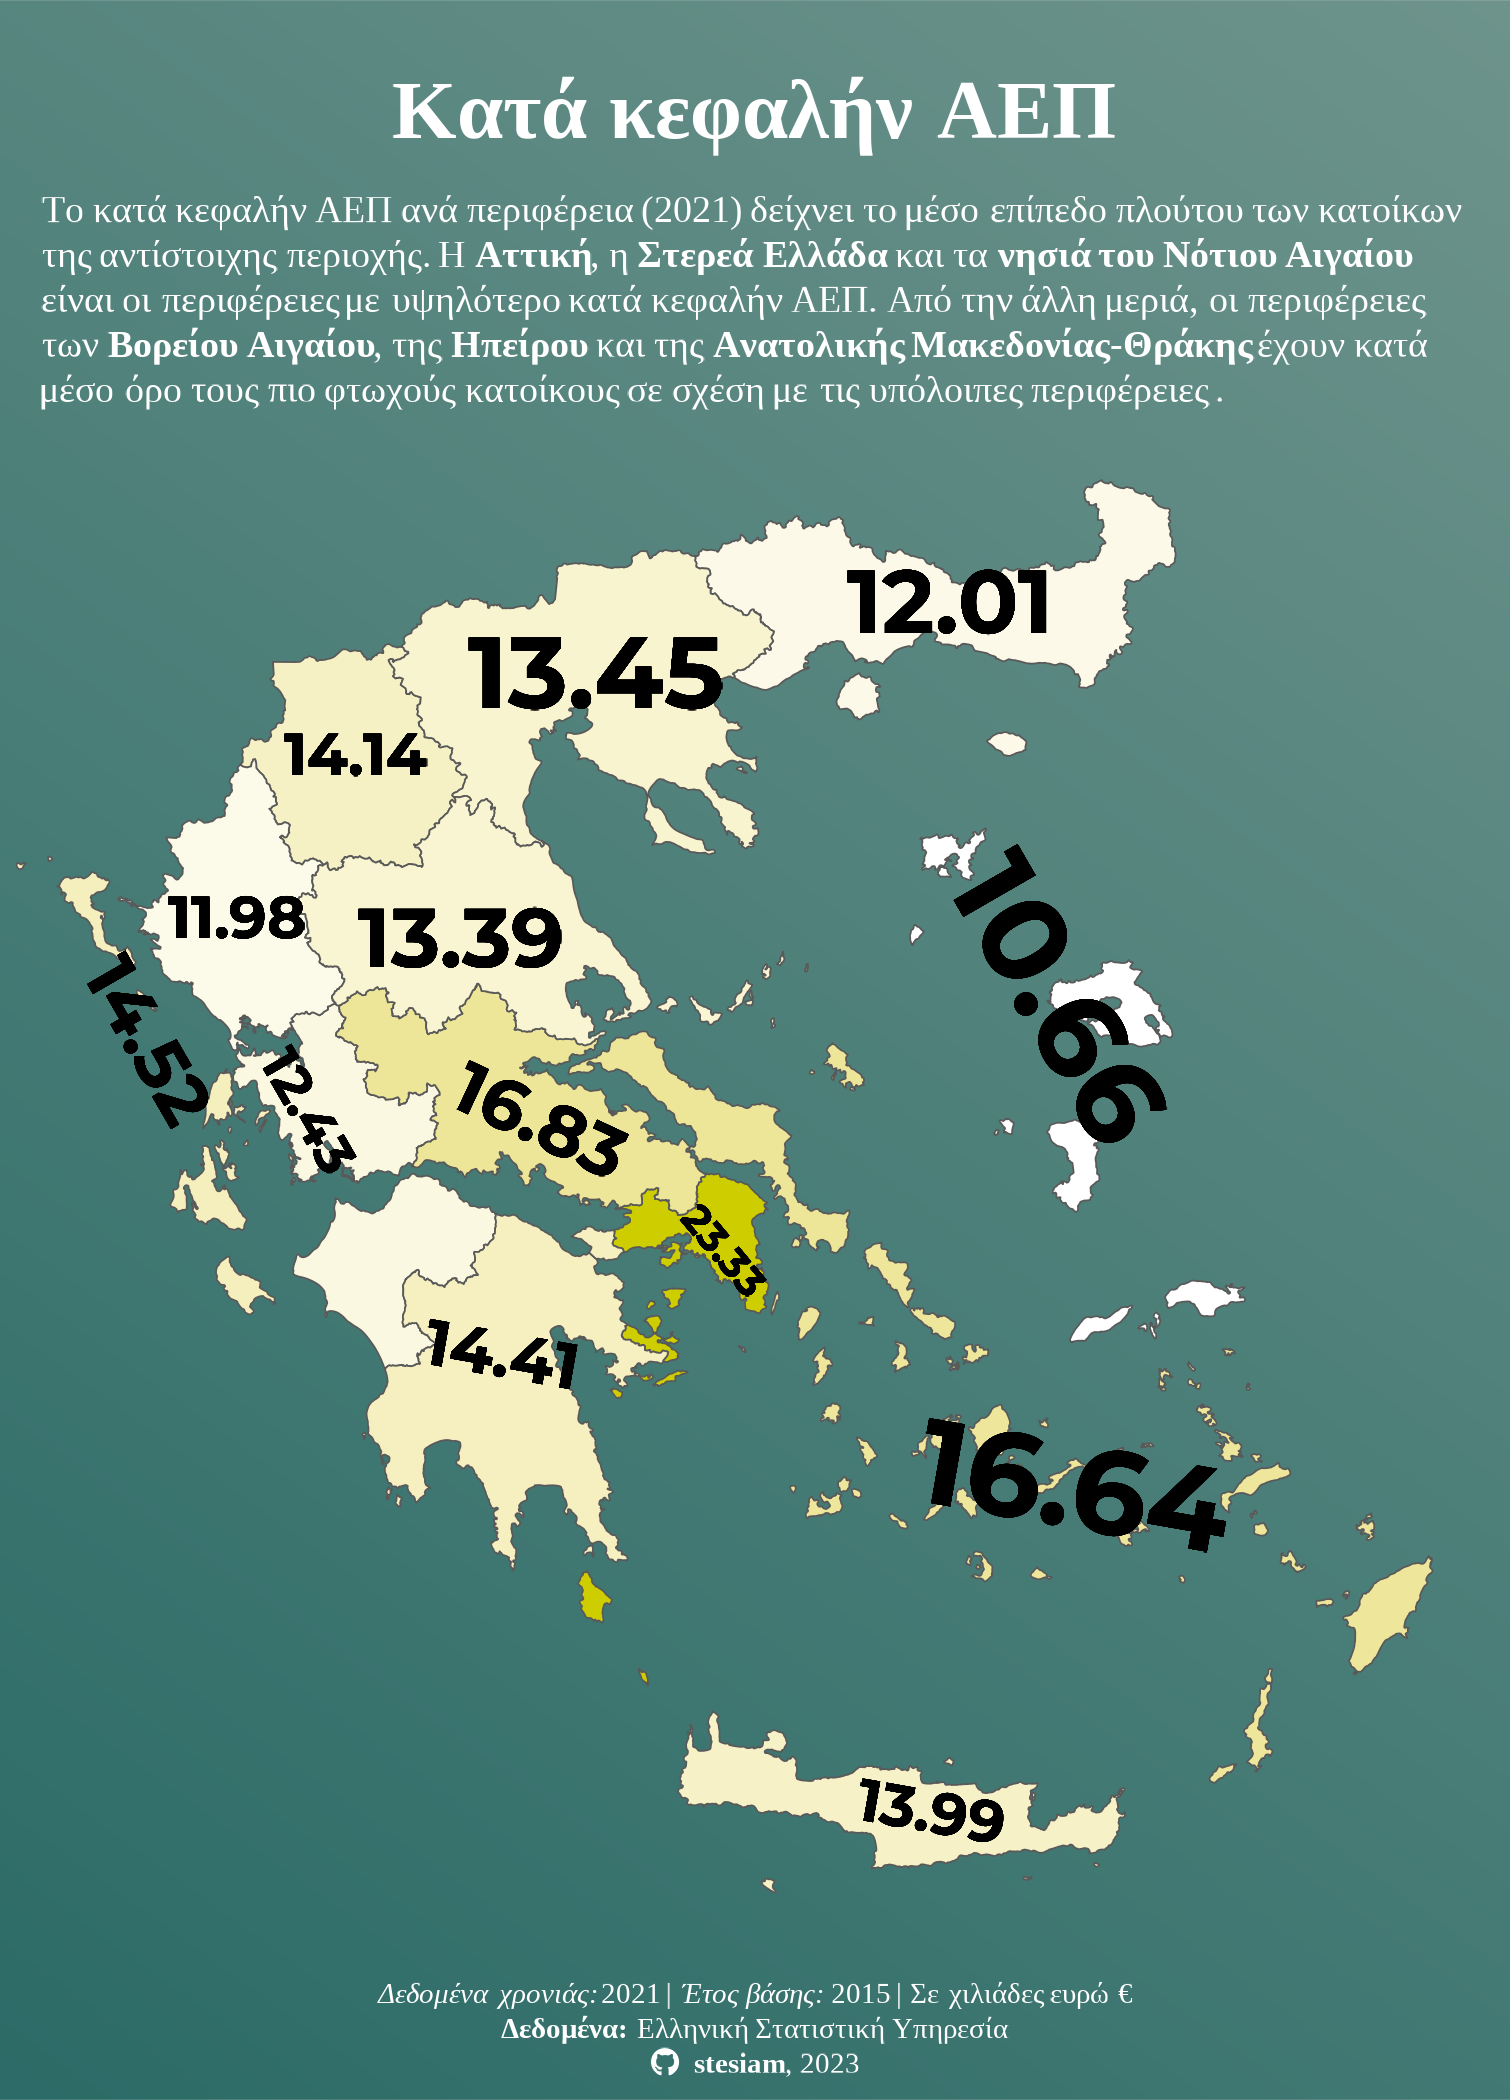

The script that saved this image:
library(readr)
library(readxl)
library(dplyr)
library(fuzzyjoin)

library(ggplot2)
library(MetBrewer)
library(sf)
library(glue)
library(ggtext)
library(showtext)
library(sysfonts)


font_add_google("Righteous", family = "clim")
font_add_google("Montserrat", family = "mont")

sysfonts::font_add('fb', '/home/stelios/Downloads/fontawesome-free-6.4.0-desktop/otfs/Font Awesome 6 Brands-Regular-400.otf')
sysfonts::font_add('fs', '/home/stelios/Downloads/fontawesome-free-6.4.0-desktop/otfs/Font Awesome 6 Free-Solid-900.otf')


showtext_auto()
showtext::showtext_opts(dpi = 300)

here::here("GIF-1")

shapefile <- st_read("Shapefiles/GR_bsm_admn_adm2_py_EuroGeoGraphics_2015_pp.shp")


## Download and load dataset

download.file(url = "https://www.statistics.gr/en/statistics?p_p_id=documents_WAR_publicationsportlet_INSTANCE_Mr0GiQJSgPHd&p_p_lifecycle=2&p_p_state=normal&p_p_mode=view&p_p_cacheability=cacheLevelPage&p_p_col_id=column-2&p_p_col_count=4&p_p_col_pos=3&_documents_WAR_publicationsportlet_INSTANCE_Mr0GiQJSgPHd_javax.faces.resource=document&_documents_WAR_publicationsportlet_INSTANCE_Mr0GiQJSgPHd_ln=downloadResources&_documents_WAR_publicationsportlet_INSTANCE_Mr0GiQJSgPHd_documentID=115366&_documents_WAR_publicationsportlet_INSTANCE_Mr0GiQJSgPHd_locale=en",
              destfile = "gdp_capita.xlsx")

gdp_capita <- read_excel("GIF-1/gdp_capita.xlsx", 
                         skip = 8)



## Tidy data

gdp_capita = gdp_capita |>
  rename(NAMA2 = `Nuts II and  Nuts III`) |>
  dplyr::select(-...24) |>
  head(75)

# Perform a fuzzy join based on approximate matching
matched_data <- stringdist_inner_join(shapefile, gdp_capita, 
                                      by = "NAMA2", 
                                      max_dist = 7, 
                                      method = "lv",
                                      distance_col = "distance")

matched_data = matched_data |>
  relocate(NAMA2.x, NAMA2.y, distance, .before = 1)

matched_data = matched_data |>
  group_by(NAMA2.x) |>
  dplyr::filter(distance == min(distance),
                NAMA2.x != "Agion Oros")

matched_data = matched_data |>
  rename(
    gdp_2021 =  `2021*`
  ) |>
  select(NAMA2.y, geometry, gdp_2021)

matched_data = matched_data |>
  arrange(NAMA2.y)

matched_data <- st_as_sf(matched_data)

# Viz texts

title_text = glue("<b>Κατά κεφαλήν ΑΕΠ</b>")
subtitle_text = glue("Το κατά κεφαλήν ΑΕΠ ανά περιφέρεια (2021) δείχνει το μέσο επίπεδο πλούτου των κατοίκων της αντίστοιχης περιοχής.
                        Η **Αττική**, η **Στερεά Ελλάδα** και τα **νησιά του Νότιου Αιγαίου** είναι οι περιφέρειες με υψηλότερο κατά κεφαλήν ΑΕΠ.
                        Από την άλλη μεριά, οι περιφέρειες των **Βορείου Αιγαίου**, της **Ηπείρου** και της **Ανατολικής Μακεδονίας-Θράκης** &nbsp;&nbsp;&nbsp; έχουν κατά μέσο όρο τους πιο φτωχούς κατοίκους σε σχέση με τις υπόλοιπες περιφέρειες .")
caption_text = glue("*Δεδομένα χρονιάς:* 2021 | *Έτος βάσης:* &nbsp; 2015 | Σε χιλιάδες ευρώ €<br><b> Δεδομένα:</b> Ελληνική Στατιστική Υπηρεσία<br><span style='font-family:fb;'  >&#xf09b;</span> <b>stesiam</b>, 2023")


# Visualization

bg_gradient <- grid::linearGradient(colours = rev(MetBrewer::met.brewer("Veronese")[4:5]))

map = ggplot2::ggplot(data = matched_data) +
  scale_x_continuous(limits = c(19.7, 28.3)) +
  geom_sf(aes(fill = gdp_2021)) +
  
  # Eastern Macedonia and Thrace
  
  geom_sf_text(
    x = 25.2, y = 41.15, 
    label = round(matched_data$gdp_2021[1]/1000, 2), 
    size = 7.5, 
    family = "mont",
    fontface = "bold"
  ) +
  
  # Attica (Athens)
  geom_sf_text(
    x = 23.8, y = 37.96, 
    label = round(matched_data$gdp_2021[2]/1000, 2), 
    size = 3.4, 
    family = "mont",
    fontface = "bold",
    angle = -50
  ) +
  # Western Greece
  geom_sf_text(
    x = 21.2, y = 38.65, 
    label = round(matched_data$gdp_2021[3]/1000, 2), 
    size = 4.5, 
    family = "mont",
    fontface = "bold",
    angle = -60
  ) +
  
  # Western Macedonia
  
  geom_sf_text(
    x = 21.5, y = 40.4, 
    label = round(matched_data$gdp_2021[4]/1000, 2), 
    size = 5, 
    family = "mont",
    fontface = "bold"
  ) +
  
  # Ionian Islands
  
  geom_sf_text(
    x = 20.2, y = 39,
    label = round(matched_data$gdp_2021[5]/1000, 2), 
    size = 6, 
    family = "mont",
    fontface = "bold",
    angle = -60
  ) +
  
  # Epirus
  
  geom_sf_text(
    x = 20.75, y = 39.6,
    label = round(matched_data$gdp_2021[6]/1000, 2), 
    size = 5, 
    family = "mont",
    fontface = "bold"
  ) +
  
  # Central Macedonia
  
  geom_sf_text(
    x = 23, y = 40.8, 
    label = round(matched_data$gdp_2021[7]/1000, 2), 
    size = 8.5, 
    family = "mont",
    fontface = "bold"
  ) +
  
  # Crete
  
  geom_sf_text(
    x = 25.1, y = 35.2, 
    label = round(matched_data$gdp_2021[8]/1000, 2), 
    size = 5, 
    family = "mont",
    fontface = "bold",
    angle = -10
  ) +
  
  # South Aegean
  
  geom_sf_text(
    x = 26, y = 36.8, 
    label = round(matched_data$gdp_2021[9]/1000, 2), 
    size = 10, 
    family = "mont",
    fontface = "bold",
    angle = -10
  ) +
  
  # Peloponnese
  
  geom_sf_text(
    x = 22.4, y = 37.45, 
    label = round(matched_data$gdp_2021[10]/1000, 2), 
    size = 5.4, 
    family = "mont",
    fontface = "bold",
    angle = -10
  ) +
  
  # Central Greece
  
  geom_sf_text(
    x = 22.65, y = 38.6, 
    label = round(matched_data$gdp_2021[11]/1000, 2), 
    size = 6, 
    family = "mont",
    fontface = "bold",
    angle = -25
  ) +
  
  # Thessaly
  
  geom_sf_text(
    x = 22.15, y = 39.5, 
    label = round(matched_data$gdp_2021[12]/1000, 2), 
    size = 7, 
    family = "mont",
    fontface = "bold",
    angle = 0
  ) +
  
  # North Aegean
  
  geom_sf_text(
    x = 25.9, y = 39.2, 
    label = round(matched_data$gdp_2021[13]/1000, 2), 
    size = 10, 
    family = "mont",
    fontface = "bold",
    angle = -60
  ) +
  
  labs(
    title = title_text,
    subtitle = subtitle_text,
    caption = caption_text
  ) +
  scale_fill_gradient(low='white', high='yellow3') +
  theme_void(base_size = 11) +
  theme(
    plot.title = element_markdown(family = "serif", hjust = 0.5, size = 20,
                                  margin = margin(t = 20, b = 10),
                                  color = "white"),
    plot.subtitle = element_textbox_simple(size = 9, family = "serif", hjust = 0.5, 
                                           lineheight = 1.2, color = "white",
                                           margin = margin(l = 10, r = 10)),
    plot.caption = element_markdown(family = "serif", hjust = 0.5,
                                    margin = margin(t = 5, b = 5),
                                    lineheight = 1.2,
                                    color = "white",
                                    size = 7),
    legend.position = "none",
    plot.background = element_rect(fill = bg_gradient, color = "transparent")  
  )

ggsave(
  filename = "GIF-1/GIF-1-el.png",
  plot = map,
  width = 5.035,
  height = 7,
  device = "png",
  dpi = 300)

